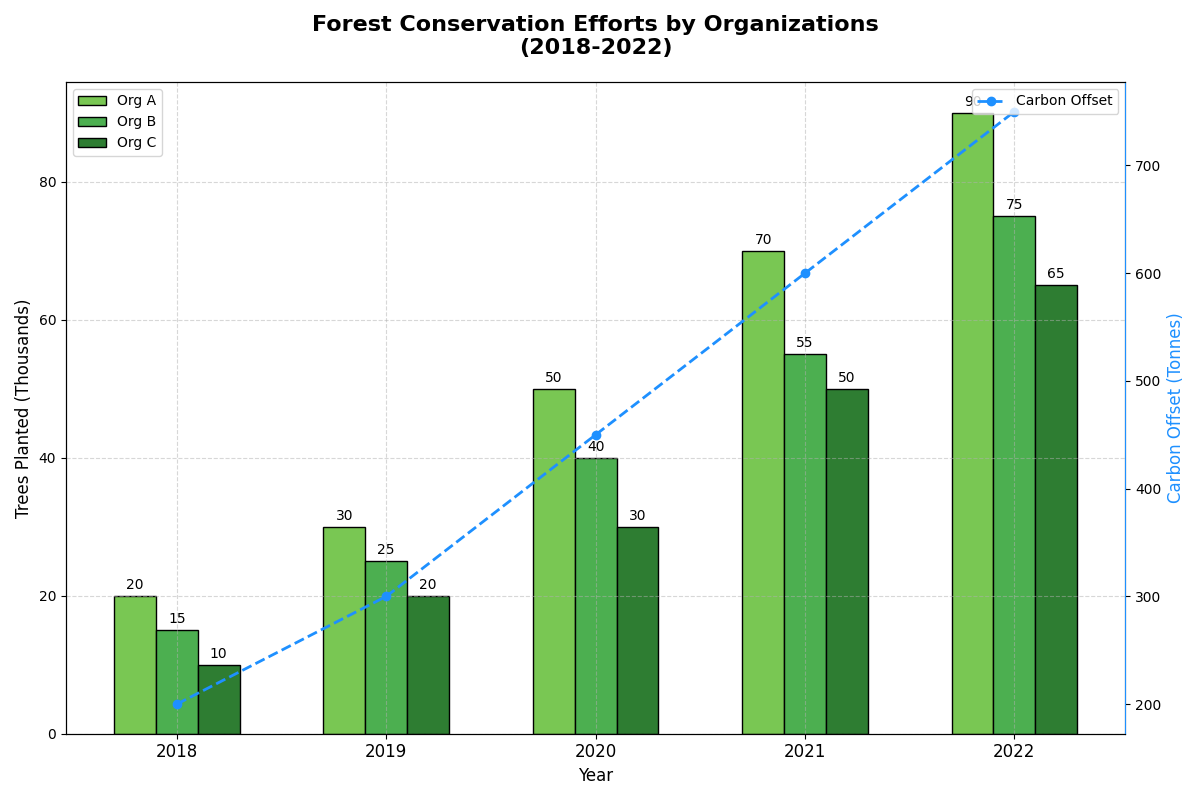

Reproduce this figure in Python.
import matplotlib.pyplot as plt
import numpy as np

# Backstory: Forest Conservation Analysis
# The chart compares tree plantation activities of three organizations over five years and contrasts their impact.

# Data for tree plantation activities (in thousands) for each organization over five years
years = ['2018', '2019', '2020', '2021', '2022']
org_A = np.array([20, 30, 50, 70, 90])
org_B = np.array([15, 25, 40, 55, 75])
org_C = np.array([10, 20, 30, 50, 65])

# Data for impact in terms of carbon offset (in tonnes per year)
carbon_offset = np.array([200, 300, 450, 600, 750])

# Plotting the main bar chart
fig, ax1 = plt.subplots(figsize=(12, 8))

width = 0.2
x = np.arange(len(years))

bar1 = ax1.bar(x - width, org_A, width, label='Org A', color='#79C753', edgecolor='black')
bar2 = ax1.bar(x, org_B, width, label='Org B', color='#4CAF50', edgecolor='black')
bar3 = ax1.bar(x + width, org_C, width, label='Org C', color='#2E7D32', edgecolor='black')

ax1.set_title('Forest Conservation Efforts by Organizations\n(2018-2022)', fontsize=16, fontweight='bold', pad=20)
ax1.set_xlabel('Year', fontsize=12)
ax1.set_ylabel('Trees Planted (Thousands)', fontsize=12)
ax1.set_xticks(x)
ax1.set_xticklabels(years, fontsize=12)
ax1.legend(loc='upper left')
ax1.grid(visible=True, linestyle='--', alpha=0.5)

# Adding text labels on the bars
def add_labels(bars):
    for bar in bars:
        height = bar.get_height()
        ax1.annotate(f'{height}',
                     xy=(bar.get_x() + bar.get_width() / 2, height),
                     xytext=(0, 3),  # 3 points vertical offset
                     textcoords="offset points",
                     ha='center', va='bottom')

add_labels(bar1)
add_labels(bar2)
add_labels(bar3)

# Adding a secondary y-axis for carbon offset impact
ax2 = ax1.twinx()
ax2.plot(years, carbon_offset, color='dodgerblue', marker='o', linestyle='--', linewidth=2, label='Carbon Offset')
ax2.set_ylabel('Carbon Offset (Tonnes)', fontsize=12, color='dodgerblue')
ax2.spines['right'].set_color('dodgerblue')

# Adding a legend for the secondary y-axis
ax2.legend(loc='upper right')

# Adjust layout to prevent overlap
plt.tight_layout()

# Show the plot
plt.show()
